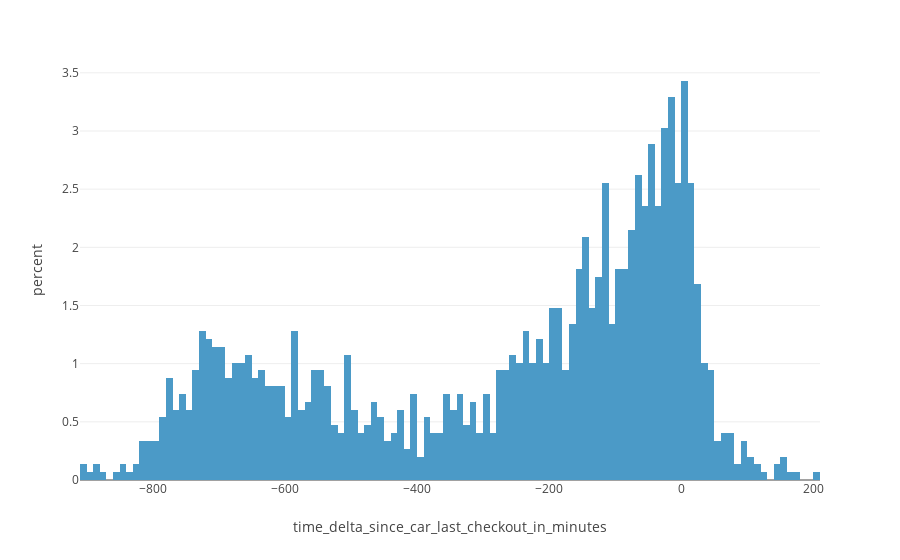
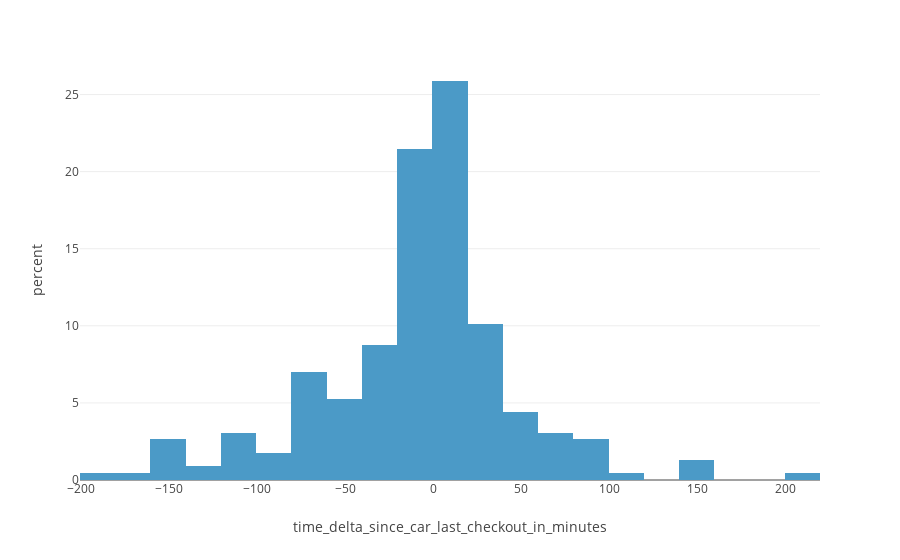
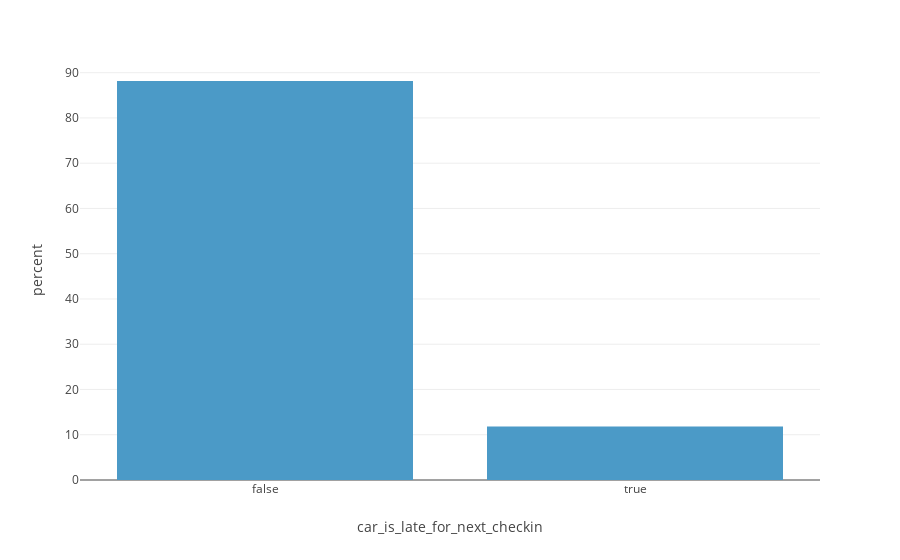

The code cell stored with these charts, in order, in its notebook:
### Markdown cell above
When the car is late 4% more rentals are canceled

### Code cell
df_no_delay = df_delay_clean[(df_delay_clean["time_delta_with_previous_rental_in_minutes"]== 0) & (df_delay_clean["time_delta_since_car_last_checkout_in_minutes"].notna())]
df_last_car_checkout_not_NaN = df_delay_clean[df_delay_clean["time_delta_since_car_last_checkout_in_minutes"].notna()]
df_last_car_checkout_late = df_delay_clean[df_delay_clean["car_is_late_for_next_checkin"] == True]
fig = px.histogram(df_delay_clean, x="time_delta_since_car_last_checkout_in_minutes", histnorm="percent")
fig.show()
fig = px.histogram( df_no_delay, x="time_delta_since_car_last_checkout_in_minutes", histnorm="percent")
fig.show()
fig = px.histogram(df_last_car_checkout_not_NaN, x="car_is_late_for_next_checkin", histnorm="percent")
fig.show()
fig = px.histogram(df_no_delay, x="car_is_late_for_next_checkin", histnorm="percent")
fig.show()

fig = px.histogram(df_last_car_checkout_late, x="time_delta_with_previous_rental_in_minutes",y="time_delta_since_car_last_checkout_in_minutes", histfunc="avg", nbins=30)
fig.update_layout(
    xaxis=dict(
        tickvals=[0, 30, 60, 90, 120, 150, 180],
        ticktext=['0', '30', '60', '90', '120', "150", "180"],
        title='time delta with previous rental in minutes'
    )
)
fig.show()

fig = px.histogram(df_last_car_checkout_not_NaN, x="car_is_late_for_next_checkin", color="time_delta_with_previous_rental_in_minutes", barmode="group", histnorm="percent")

fig.show()

### Figure 1 — Plotly figure (JSON) as saved in the notebook; plotly's stock layout.template omitted (floating-point values rounded to 4 significant figures; data arrays with more than 128 entries replaced by an {"elided": "..."} marker saying what was removed)
{"data": [{"alignmentgroup": "True", "bingroup": "x", "histnorm": "percent", "hovertemplate": "time_delta_since_car_last_checkout_in_minutes=%{x}<br>percent=%{y}<extra></extra>", "legendgroup": "", "marker": {"color": "#4B9AC7", "pattern": {"shape": ""}}, "name": "", "offsetgroup": "", "orientation": "v", "showlegend": false, "type": "histogram", "x": {"elided": "21310 int values"}, "xaxis": "x", "yaxis": "y"}], "layout": {"barmode": "relative", "legend": {"tracegroupgap": 0}, "margin": {"t": 60}, "xaxis": {"anchor": "y", "domain": [0, 1], "title": {"text": "time_delta_since_car_last_checkout_in_minutes"}}, "yaxis": {"anchor": "x", "domain": [0, 1], "title": {"text": "percent"}}}}

### Figure 2 — Plotly figure (JSON) as saved in the notebook; plotly's stock layout.template omitted (floating-point values rounded to 4 significant figures; data arrays with more than 128 entries replaced by an {"elided": "..."} marker saying what was removed)
{"data": [{"alignmentgroup": "True", "bingroup": "x", "histnorm": "percent", "hovertemplate": "time_delta_since_car_last_checkout_in_minutes=%{x}<br>percent=%{y}<extra></extra>", "legendgroup": "", "marker": {"color": "#4B9AC7", "pattern": {"shape": ""}}, "name": "", "offsetgroup": "", "orientation": "v", "showlegend": false, "type": "histogram", "x": {"elided": "228 int values"}, "xaxis": "x", "yaxis": "y"}], "layout": {"barmode": "relative", "legend": {"tracegroupgap": 0}, "margin": {"t": 60}, "xaxis": {"anchor": "y", "domain": [0, 1], "title": {"text": "time_delta_since_car_last_checkout_in_minutes"}}, "yaxis": {"anchor": "x", "domain": [0, 1], "title": {"text": "percent"}}}}

### Figure 3 — Plotly figure (JSON) as saved in the notebook; plotly's stock layout.template omitted (floating-point values rounded to 4 significant figures; data arrays with more than 128 entries replaced by an {"elided": "..."} marker saying what was removed)
{"data": [{"alignmentgroup": "True", "bingroup": "x", "histnorm": "percent", "hovertemplate": "car_is_late_for_next_checkin=%{x}<br>percent=%{y}<extra></extra>", "legendgroup": "", "marker": {"color": "#4B9AC7", "pattern": {"shape": ""}}, "name": "", "offsetgroup": "", "orientation": "v", "showlegend": false, "type": "histogram", "x": {"elided": "1487 bool values"}, "xaxis": "x", "yaxis": "y"}], "layout": {"barmode": "relative", "legend": {"tracegroupgap": 0}, "margin": {"t": 60}, "xaxis": {"anchor": "y", "domain": [0, 1], "title": {"text": "car_is_late_for_next_checkin"}}, "yaxis": {"anchor": "x", "domain": [0, 1], "title": {"text": "percent"}}}}
